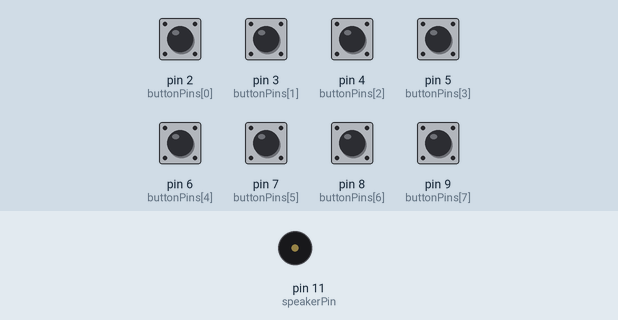
This sketch was run on a simulated Arduino Uno, built with avr-gcc and run on an emulated ATmega328P. Parts: buzzer (waves = sounding). The test bench sets the inputs (shaded band); at power-on: pin 2 (buttonPins[0]), pin 3 (buttonPins[1]), pin 4 (buttonPins[2]), pin 5 (buttonPins[3]), pin 6 (buttonPins[4]), pin 7 (buttonPins[5]), pin 8 (buttonPins[6]), pin 9 (buttonPins[7]) LOW.

Above: at 1.2 s.
1.3 s: pin 2 (buttonPins[0]) pulled HIGH for 0.15 s
At 1.38 s:
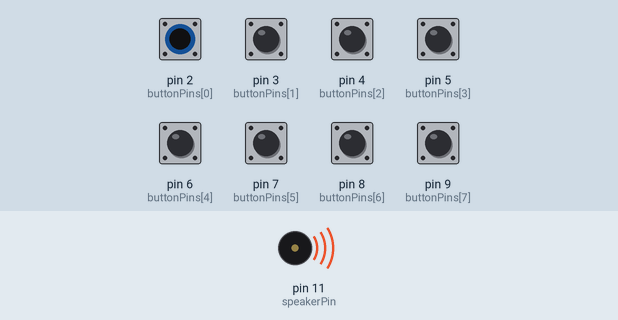
Timing chart, 0 to 4.3 s (numbered marks = the images above; inputs shaded):
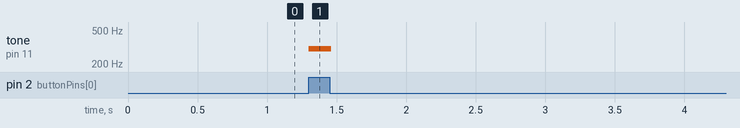

The sketch:

8_Key_Tone_Generator.ino
```cpp
/*
  Timed Laboratory Exercise #1 - Task 1
  8-Key Tone Generator
  Name: De Silva B. K. P.
  Index Number: 230123K
*/

// Pin assignments
const int buttonPins[8] = {2, 3, 4, 5, 6, 7, 8, 9};
const int speakerPin = 11;

// Frequencies for each key
const int frequencies[8] = {300, 400, 500, 600, 700, 800, 900, 1000};

void setup() {
  for (int i = 0; i < 8; i++) {
    pinMode(buttonPins[i], INPUT); // Using external pull-down resistors
  }
  pinMode(speakerPin, OUTPUT);
}

void loop() {
  int totalFreq = 0;
  bool anyPressed = false;

  // Sum up frequencies of all pressed keys
  for (int i = 0; i < 8; i++) {
    if (digitalRead(buttonPins[i]) == HIGH) {
      totalFreq += frequencies[i];
      anyPressed = true;
    }
  }

  if (anyPressed) {
    // Check if keys are still held after 20ms
    tone(speakerPin, totalFreq);
    delay(20);

    // Re-check if any key is still held
    bool stillHeld = false;
    for (int i = 0; i < 8; i++) {
      if (digitalRead(buttonPins[i]) == HIGH) {
        stillHeld = true;
        break;
      }
    }

    // If released after 20ms, stop tone; if held, keep playing
    if (!stillHeld) {
      noTone(speakerPin);
    }
    // If still held, loop continues and tone keeps playing
  } else {
    noTone(speakerPin);
  }
}
```

Measured:
- after the input at 1.3 s, tone on pin 11 (speakerPin): silent → 300 Hz at once, → silent 0.16 s later
